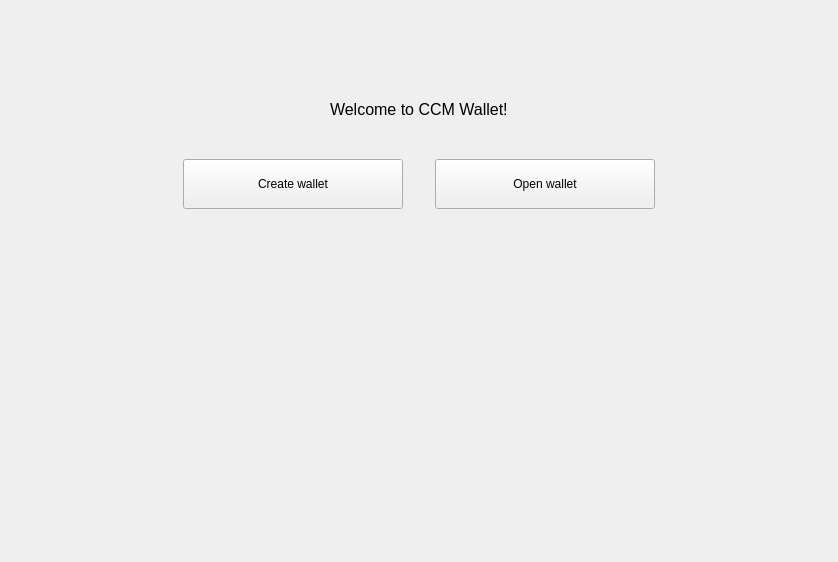
<?xml version="1.0" encoding="UTF-8"?>
<ui version="4.0">
 <class>NoWalletFrame</class>
 <widget class="QFrame" name="NoWalletFrame">
  <property name="geometry">
   <rect>
    <x>0</x>
    <y>0</y>
    <width>838</width>
    <height>562</height>
   </rect>
  </property>
  <property name="windowTitle">
   <string>Frame</string>
  </property>
  <property name="frameShape">
   <enum>QFrame::NoFrame</enum>
  </property>
  <property name="frameShadow">
   <enum>QFrame::Raised</enum>
  </property>
  <layout class="QVBoxLayout" name="verticalLayout">
   <property name="spacing">
    <number>0</number>
   </property>
   <property name="leftMargin">
    <number>0</number>
   </property>
   <property name="topMargin">
    <number>0</number>
   </property>
   <property name="rightMargin">
    <number>0</number>
   </property>
   <property name="bottomMargin">
    <number>0</number>
   </property>
   <item>
    <spacer name="verticalSpacer">
     <property name="orientation">
      <enum>Qt::Vertical</enum>
     </property>
     <property name="sizeType">
      <enum>QSizePolicy::MinimumExpanding</enum>
     </property>
     <property name="sizeHint" stdset="0">
      <size>
       <width>20</width>
       <height>100</height>
      </size>
     </property>
    </spacer>
   </item>
   <item alignment="Qt::AlignHCenter">
    <widget class="QLabel" name="m_welcomeLabel">
     <property name="font">
      <font>
       <pointsize>12</pointsize>
      </font>
     </property>
     <property name="text">
      <string>Welcome to CCM Wallet!</string>
     </property>
    </widget>
   </item>
   <item>
    <spacer name="verticalSpacer_4">
     <property name="orientation">
      <enum>Qt::Vertical</enum>
     </property>
     <property name="sizeType">
      <enum>QSizePolicy::Fixed</enum>
     </property>
     <property name="sizeHint" stdset="0">
      <size>
       <width>20</width>
       <height>40</height>
      </size>
     </property>
    </spacer>
   </item>
   <item>
    <layout class="QHBoxLayout" name="horizontalLayout">
     <property name="spacing">
      <number>0</number>
     </property>
     <item>
      <spacer name="horizontalSpacer_2">
       <property name="orientation">
        <enum>Qt::Horizontal</enum>
       </property>
       <property name="sizeHint" stdset="0">
        <size>
         <width>40</width>
         <height>20</height>
        </size>
       </property>
      </spacer>
     </item>
     <item>
      <widget class="QPushButton" name="m_createWalletButton">
       <property name="sizePolicy">
        <sizepolicy hsizetype="Fixed" vsizetype="Fixed">
         <horstretch>0</horstretch>
         <verstretch>0</verstretch>
        </sizepolicy>
       </property>
       <property name="minimumSize">
        <size>
         <width>220</width>
         <height>50</height>
        </size>
       </property>
       <property name="maximumSize">
        <size>
         <width>220</width>
         <height>50</height>
        </size>
       </property>
       <property name="text">
        <string>Create wallet</string>
       </property>
      </widget>
     </item>
     <item>
      <spacer name="horizontalSpacer">
       <property name="orientation">
        <enum>Qt::Horizontal</enum>
       </property>
       <property name="sizeType">
        <enum>QSizePolicy::Fixed</enum>
       </property>
       <property name="sizeHint" stdset="0">
        <size>
         <width>32</width>
         <height>20</height>
        </size>
       </property>
      </spacer>
     </item>
     <item>
      <widget class="QPushButton" name="m_openWalletButton">
       <property name="sizePolicy">
        <sizepolicy hsizetype="Fixed" vsizetype="Fixed">
         <horstretch>0</horstretch>
         <verstretch>0</verstretch>
        </sizepolicy>
       </property>
       <property name="minimumSize">
        <size>
         <width>220</width>
         <height>50</height>
        </size>
       </property>
       <property name="maximumSize">
        <size>
         <width>220</width>
         <height>50</height>
        </size>
       </property>
       <property name="text">
        <string>Open wallet</string>
       </property>
      </widget>
     </item>
     <item>
      <spacer name="horizontalSpacer_3">
       <property name="orientation">
        <enum>Qt::Horizontal</enum>
       </property>
       <property name="sizeHint" stdset="0">
        <size>
         <width>40</width>
         <height>20</height>
        </size>
       </property>
      </spacer>
     </item>
    </layout>
   </item>
   <item>
    <spacer name="verticalSpacer_3">
     <property name="orientation">
      <enum>Qt::Vertical</enum>
     </property>
     <property name="sizeHint" stdset="0">
      <size>
       <width>20</width>
       <height>376</height>
      </size>
     </property>
    </spacer>
   </item>
  </layout>
 </widget>
 <resources/>
 <connections>
  <connection>
   <sender>m_createWalletButton</sender>
   <signal>clicked()</signal>
   <receiver>NoWalletFrame</receiver>
   <slot>createWallet()</slot>
   <hints>
    <hint type="sourcelabel">
     <x>292</x>
     <y>184</y>
    </hint>
    <hint type="destinationlabel">
     <x>418</x>
     <y>280</y>
    </hint>
   </hints>
  </connection>
  <connection>
   <sender>m_openWalletButton</sender>
   <signal>clicked()</signal>
   <receiver>NoWalletFrame</receiver>
   <slot>openWallet()</slot>
   <hints>
    <hint type="sourcelabel">
     <x>544</x>
     <y>184</y>
    </hint>
    <hint type="destinationlabel">
     <x>418</x>
     <y>280</y>
    </hint>
   </hints>
  </connection>
 </connections>
 <slots>
  <signal>createWalletClickedSignal()</signal>
  <signal>openWalletClickedSignal()</signal>
  <slot>okClicked()</slot>
  <slot>passwordChanged(QString)</slot>
 </slots>
</ui>
